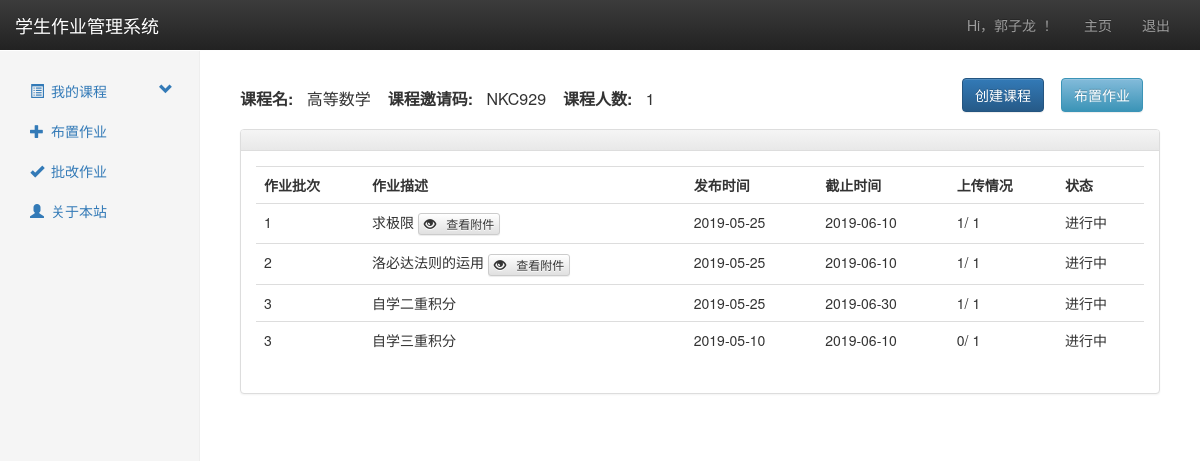
The page /t_class_section?course_id=NKC929 (signed in) on the database its author committed.
### app/models.py (models this page shows, shortened)
class User(db.Model):
    __tablename__ = 'user'
    id = db.Column(db.String(54), primary_key=True)
    username = db.Column(db.String(54), unique=True)
    passwdhash = db.Column(db.String(54))
    identity = db.Column(db.String(4))
    created_courses = db.relationship("Course", back_populates="creator", lazy='dynamic')
    homeworks = db.relationship("Completion", back_populates="student", lazy='dynamic')
    joined_courses = db.relationship("ElectiveCourse", back_populates="student", lazy='dynamic')
    is_authenticated = True
    is_active = True
    is_anonymous = False
    def get_indentity(self):
        return self.identity

class Course(db.Model):
    __tablename__ = 'course'
    id = db.Column(db.String(54), primary_key=True)
    course_name = db.Column(db.String(54))
    creator_id = db.Column(db.String(54), db.ForeignKey('user.id'))
    creator = db.relationship("User", back_populates="created_courses")
    homeworks = db.relationship("HomeWork", back_populates="course", lazy='dynamic')
    students = db.relationship("ElectiveCourse", back_populates='joined_course', lazy='dynamic')

class HomeWork(db.Model):
    __tablename__ = 'homework'
    id = db.Column(db.Integer, primary_key=True)
    course_id = db.Column(db.String(54), db.ForeignKey('course.id'))
    batch = db.Column(db.Integer)
    homework_describe = db.Column(db.String(120))
    attach = db.Column(db.String(120))
    start_time = db.Column(db.String(24))
    end_time = db.Column(db.String(24))
    upload_num = db.Column(db.Integer)
    status = db.Column(db.String(24))
    course = db.relationship("Course", back_populates="homeworks")
    students = db.relationship("Completion", back_populates="homework", lazy='dynamic')

### app/views.py (the view)
@app.route('/t_class_section', methods=['GET', 'POST'])
@login_required
def t_class_section():
    if request.method == "GET":
        course_id = request.args.get('course_id')
        homework = HomeWork.query.filter_by(course_id=course_id).all()
        course_info = Course.query.filter_by(id=course_id).first()
        course_info.__dict__["num"] = ElectiveCourse.query.filter_by(course_id=course_id).count()
        for i in homework:
            if i.attach:
                i.attach = files.url(i.attach)
    return render_template('t_class_section.html', homework=homework, course_info=course_info)

### app/views.py (called while the page is built)
@lm.user_loader
def load_user(uid):
    return User.query.get(uid)

@app.before_request
def before_request():
    g.user = current_user

### app/templates/t_class_section.html (shortened to what this page needs)
{% extends "base.html" %}
{% set active_page = "{{course_info.course_name}}" %}
{% block content %}
<div class="nav class_section">
    <ul class="nav navbar-nav navbar-left">
        <li>
            <b>课程名:&nbsp;&nbsp;</b>
            {{course_info.course_name}}
        </li>
        <li>
            <b>课程邀请码:&nbsp;&nbsp;</b>
            {{course_info.id}}
        </li>
        <li>
            <b>课程人数:&nbsp;&nbsp;</b>
            {% if course_info.num %}
            {{course_info.num}}
            {% else %}
            0
            {% endif %}
        </li>
    </ul>
    <ul class="nav navbar-nav navbar-right">
        <li>
            <button type="submit" class="btn btn-primary" name="do_action" data-toggle="modal" data-target="#myModal">
                创建课程
            </button>
        </li>
        <li>
            <button type="submit" class="btn btn-info sub-btn" name="do_action" value="run"
                    onclick="window.location.href = '{{url_for('work_arrange')}}'">布置作业
            </button>
        </li>
    </ul>
</div>
<div class="panel panel-default">
    <div class="panel-heading">
    </div>
    <div class="panel-body">
        <table class="table table-hover">
            <tr>
                <td><b>作业批次</b></td>
                <td><b>作业描述</b></td>
                <td><b>发布时间</b></td>
                <td><b>截止时间</b></td>
                <td><b>上传情况</b></td>
                <td><b>状态</b></td>
            </tr>
            {% if homework %}
            {% for i in homework %}
            <tr>
                <a href="#">
                    <td>{{ i.batch|e }}</td>
                    <td>{{ i.homework_describe|e }}
                        {% if i.attach %}
                        <button type="button" class="btn btn-default btn-xs" onclick="window.open('{{i.attach}}')">
                            <span class="glyphicon glyphicon-eye-open" aria-hidden="true"></span>
                            查看附件
                        </button>
                        {% endif %}
                    </td>
                    <td>{{ i.start_time|e }}</td>
                    <td>{{ i.end_time|e }}</td>
                    <td>{{ i.upload_num|e }}/{% if course_info.num %} {{course_info.num}} {% else %}0{% endif %}</td>
                    <td>{{ i.status|e }}</td>
                </a>
            </tr>
            {% endfor %}
            {% endif %}
        </table>
    </div>
</div>
{% endblock %}

### app/templates/base.html (shortened to what this page needs)
<!DOCTYPE html>
<html lang="en">
<head>
    <link href="{{ url_for('static',filename='css/bootstrap.min.css') }}" rel="stylesheet">
    <link href="{{ url_for('static',filename='css/bootstrap-theme.min.css') }}" rel="stylesheet">
    <link href="{{ url_for('static',filename='css/theme.css') }}" rel="stylesheet">
    <link href="{{ url_for('static',filename='css/dashboard.css') }}" rel="stylesheet">
    <link href="{{ url_for('static',filename='css/class_section.css') }}" rel="stylesheet">
    <link href="{{ url_for('static',filename='css/base.css') }}" rel="stylesheet">
</head>
<body>
<nav class="navbar navbar-inverse navbar-fixed-top">
    <div class="container-fluid">
        <div class="navbar-header">
            <a class="navbar-brand" href="{{ url_for('index') }}">学生作业管理系统</a>
        </div>
        <div id="navbar" class="navbar-collapse collapse">
            <ul class="nav navbar-nav navbar-right">
                {% if g.user.is_authenticated %}
                <li><a href="{{ url_for('index') }}">Hi，{{g.user.username}} ！</a></li>
                {% endif %}
                {% set navigation_bar = [
                (url_for('index'), 'index', '主页'),
                ] -%}
                {% set active_page = active_page|default('index') -%}
                {% for href, id, caption in navigation_bar %}
                <li {% if active_page== id %} class="active" {% endif %}><a href="{{ href|e }}">{{ caption|e }}</a></li>
                {% endfor %}
                {% if g.user.is_authenticated%}
                <li><a href="{{ url_for('logout') }}">退出</a></li>
                {% else %}
                <li {% if active_page=="signup" %}
                    class="active"{% endif %}><a href="{{ url_for('signup') }}">注册</a></li>
                {% endif %}
            </ul>
        </div>
    </div>
</nav>
<div class="container-fluid">
    <div class="row">
        <div class="col-sm-3 col-md-2 sidebar">
            {% if active_page not in ["login","signup"] and g.user.get_indentity() == "T" %}
            <ul class="nav nav-sidebar">
                <li>
                    <a href="#my_course" class="nav-header collapsed" data-toggle="collapse">
                        <i class="glyphicon glyphicon-list-alt"></i>我的课程<span class="pull-right glyphicon glyphicon-chevron-down"></span>
                    </a>
                        {% set result = session['result'] %}
                </li>
                {% set navigation_bar = [
                (url_for('work_arrange'), 'glyphicon glyphicon-plus','work_arrange', '布置作业'),
                (url_for('marking'), 'glyphicon glyphicon-ok','marking', '批改作业'),
                (url_for('about'), 'glyphicon glyphicon-user','about', '关于本站'),
                ] -%}
                {% set active_page = active_page|default('index') -%}
                {% for href,icon, id, caption in navigation_bar %}
                <li {% if active_page== id %}class="active " {% endif %}><a href="{{ href|e }}"><i class="{{icon}}"></i>{{ caption|e }}</a></li>
                {% endfor %}
            </ul>
            {% endif %}
        </div>
        <div class="col-sm-9 col-sm-offset-3 col-md-10 col-md-offset-2 main">
            {% block content %}{% endblock %}
        </div>
    </div>
</div>
</body>
</html>

### app/static/css/dashboard.css (style rules this page uses)
body { padding-top: 50px; }
.navbar-fixed-top { border: 0; }
.sidebar { display: none; }
@media (min-width: 768px) { .sidebar { position: fixed; top: 51px; bottom: 0; left: 0; z-index: 1000; display: block; padding: 20px; overflow-x: hidden; overflow-y: auto; background-color: #f5f5f5; border-right: 1px solid #eee; } }
.nav-sidebar { margin-right: -21px; margin-bottom: 20px; margin-left: -20px; }
.nav-sidebar > li > a { padding-right: 20px; padding-left: 20px; }
.main { padding: 20px; }
@media (min-width: 768px) { .main { padding-right: 40px; padding-left: 40px; } }

### app/static/css/class_section.css (style rules this page uses)
.navbar-right { float: right !important; margin-right: 0px; }
.class_section { padding: 8px 0px 8px 0px; }
.navbar-left { float: left !important; margin: 10px 0px; }
.class_section > ul > li { padding: 0px 17px 0px 0px; font-size: 16px; }

### app/static/css/base.css (style rules this page uses)
ol,ul { padding: 0; }
.nav-sidebar > li > a { padding-right: 20px; padding-left: 30px; }
.glyphicon { padding-right: 7px; }
.sub-btn { background-image: linear-gradient(to bottom,#83bbda 0,#3b94b7 100%); border-color: #3b94b7; }

### rows shown on the page
User: user.username "郭子龙", identity "T" (drawn)
Course: course_name "高等数学", id "NKC929"
HomeWork: batch "1", homework_describe "求极限", start_time "2019-05-25", end_time "2019-06-10", upload_num "1", num "1", status "进行中"
HomeWork: batch "2", homework_describe "洛必达法则的运用", start_time "2019-05-25", end_time "2019-06-10", upload_num "1", num "1", status "进行中"
HomeWork: batch "3", homework_describe "自学二重积分", start_time "2019-05-25", end_time "2019-06-30", upload_num "1", num "1", status "进行中"
HomeWork: batch "3", homework_describe "自学三重积分", start_time "2019-05-10", end_time "2019-06-10", upload_num "0", num "1", status "进行中"

### other values the page prints
{{ caption|e }} "主页"
{{ caption|e }} "布置作业" "批改作业" "关于本站"
{{ course_info.num }} "1"
